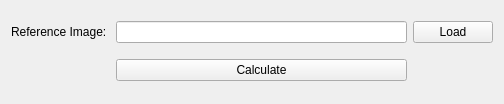
<?xml version="1.0" encoding="UTF-8"?>
<ui version="4.0">
 <class>ImageDifference</class>
 <widget class="QWidget" name="ImageDifference">
  <property name="geometry">
   <rect>
    <x>0</x>
    <y>0</y>
    <width>504</width>
    <height>104</height>
   </rect>
  </property>
  <property name="windowTitle">
   <string>Form</string>
  </property>
  <layout class="QGridLayout" name="gridLayout">
   <item row="0" column="2">
    <widget class="QPushButton" name="loadRefImgButton">
     <property name="text">
      <string>Load</string>
     </property>
    </widget>
   </item>
   <item row="0" column="0">
    <widget class="QLabel" name="refImgLabel">
     <property name="text">
      <string>Reference Image: </string>
     </property>
    </widget>
   </item>
   <item row="0" column="1">
    <widget class="QLineEdit" name="refImgName">
     <property name="readOnly">
      <bool>true</bool>
     </property>
    </widget>
   </item>
   <item row="1" column="1">
    <widget class="QPushButton" name="calculateButton">
     <property name="text">
      <string>Calculate</string>
     </property>
    </widget>
   </item>
  </layout>
 </widget>
 <resources/>
 <connections/>
</ui>
